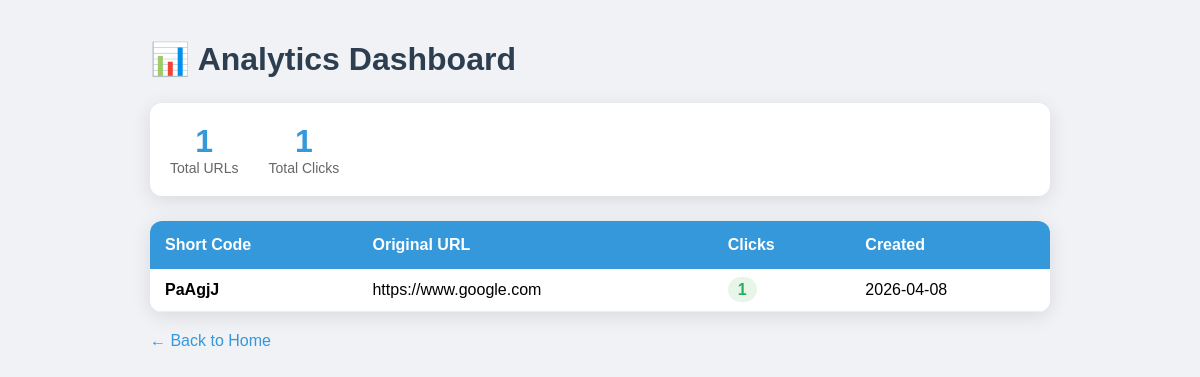
Before: /analytics with the older database file.
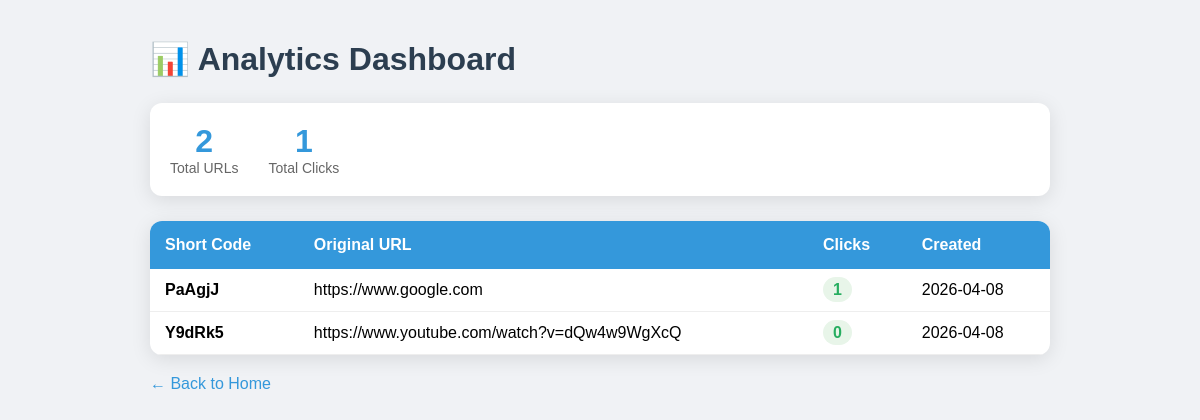
After: the same page with the newer database file.
### app/models.py (models this page shows)
class URL(db.Model):
    id = db.Column(db.Integer, primary_key=True)
    original_url = db.Column(db.String(2048), nullable=False)
    short_code = db.Column(db.String(10), unique=True, nullable=False)
    created_at = db.Column(db.DateTime, default=datetime.utcnow)
    click_count = db.Column(db.Integer, default=0)

### app/routes.py (the view)
@main.route('/analytics')
def analytics():
    urls = URL.query.order_by(URL.click_count.desc()).all()
    return render_template('analytics.html', urls=urls)

### app/templates/analytics.html (shortened to what this page needs)
<!DOCTYPE html>
<html>
<head>
</head>
<body>
    <div class="container">
        <h1>📊 Analytics Dashboard</h1>
        <div class="total">
            <div class="stat">
                <div class="stat-num">{{ urls|length }}</div>
                <div class="stat-label">Total URLs</div>
            </div>
            <div class="stat">
                <div class="stat-num">{{ urls|sum(attribute='click_count') }}</div>
                <div class="stat-label">Total Clicks</div>
            </div>
        </div>
        <table>
            <tr>
                <th>Short Code</th>
                <th>Original URL</th>
                <th>Clicks</th>
                <th>Created</th>
            </tr>
            {% for url in urls %}
            <tr>
                <td><strong>{{ url.short_code }}</strong></td>
                <td>{{ url.original_url[:60] }}{% if url.original_url|length > 60 %}...{% endif %}</td>
                <td><span class="clicks">{{ url.click_count }}</span></td>
                <td>{{ url.created_at.strftime('%Y-%m-%d') }}</td>
            </tr>
            {% endfor %}
        </table>
        <a href="/" class="back-link">← Back to Home</a>
    </div>
</body>
</html>

### app/templates/analytics.html (style rules this page uses)
* { margin: 0; padding: 0; box-sizing: border-box; }
body { font-family: Arial, sans-serif; background: #f0f2f5; padding: 40px; }
.container { max-width: 900px; margin: 0 auto; }
h1 { color: #2c3e50; margin-bottom: 25px; }
table { width: 100%; background: white; border-radius: 12px; box-shadow: 0 4px 20px rgba(0,0,0,0.1); border-collapse: collapse; overflow: hidden; }
th { background: #3498db; color: white; padding: 15px; text-align: left; }
td { padding: 12px 15px; border-bottom: 1px solid #eee; }
.clicks { background: #e8f5e9; color: #27ae60; padding: 4px 10px; border-radius: 20px; font-weight: bold; }
.back-link { display: inline-block; margin-top: 20px; color: #3498db; text-decoration: none; }
.total { background: white; padding: 20px; border-radius: 12px; box-shadow: 0 4px 20px rgba(0,0,0,0.1); margin-bottom: 25px; display: flex; gap: 30px; }
.stat { text-align: center; }
.stat-num { font-size: 32px; font-weight: bold; color: #3498db; }
.stat-label { color: #666; font-size: 14px; }

Changed rows visible on the page:
added URL: short_code "Y9dRk5", original_url "https://www.youtube.com/watch?v=dQw4w9WgXcQ", click_count "0", created_at "2026-04-08"
Other visible differences:
{{ urls|length }}: "1" → "2"
